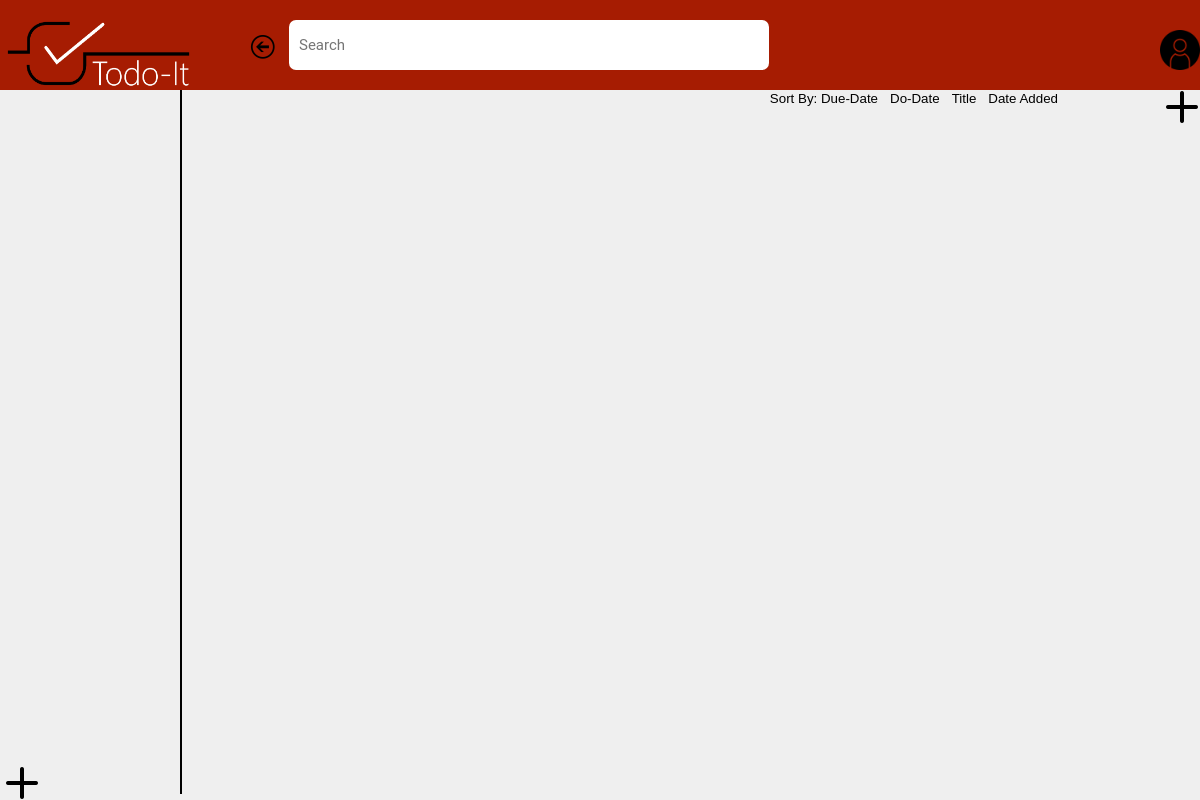
The page /task/home on the database as committed earlier.
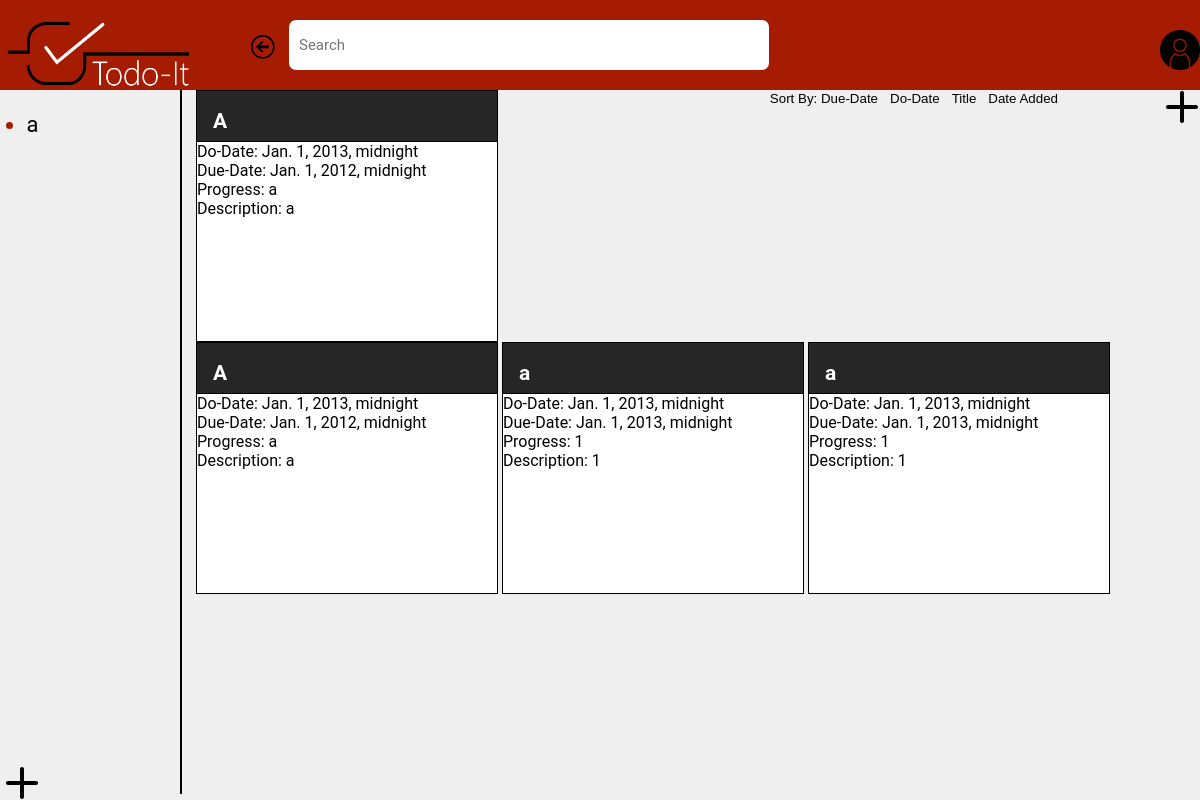
The same page on the database as committed later.
### task/models.py (models this page shows)
class Project(models.Model):
   title = models.CharField(max_length=128) #temp max length
   description = models.CharField(max_length=300, default='Add a description')
   due_date = models.DateTimeField(auto_now=False,auto_now_add=False) #can also be just DateField

class Task(models.Model):
   title = models.CharField(max_length=128) #temp max length
   description = models.CharField(max_length=300, default='Add a description')
   progress = models.CharField(max_length=20,default='Set progress')
   do_date = models.DateTimeField(auto_now=False,auto_now_add=False) #can also be just DateField
   due_date = models.DateTimeField(auto_now=False,auto_now_add=False) #can also be just DateField

### task/views.py (the view, shortened to what this page needs)
# urls.py: path('home', views.home, name='home'),
def home(request):
    form = taskform()
    form2 = projectform()
    form3 = subtaskform()
    tasks=Task.objects.all()
    projects=Project.objects.all()
    users=User.objects.all()
    return render(request, 'task/home.html', {'tasks':tasks,'projects':projects,'form': form, 'form2':form2, "form3":form3})

### task/forms.py
class taskform(forms.Form):
    title = forms.CharField(label='Title', max_length=128)
    dodate = forms.DateTimeField(label='Do-Date')
    duedate = forms.DateTimeField(label='Due-Date')
    progress = forms.CharField(label='Progress', max_length=20)
    description = forms.CharField(label='Description', max_length=100)

class projectform(forms.Form):
    title = forms.CharField(label='Title', max_length=128)
    duedate = forms.DateTimeField(label='Due-Date')

### task/templates/task/home.html (shortened to what this page needs)
<!DOCTYPE html>
<html>
    <head>
      {% load static %}
      <link rel="stylesheet" type="text/css" href="{% static 'task/css/home.css' %}">
    </head>
    <body>
        <div class="topnav">
            <a class="active" href="home"><img src="{% static 'task/images/Logo (White).png' %}" height=90px width=200px align="left"></a>
            <div class="active">
                <a class="active" href="home"><img src="{% static 'task/images/arrow.png' %}" height =25px width=25px></a>
                <input type="text" placeholder="Search">
                <a class="active" href="{% url 'login' %}"> <img src="{% static 'task/images/user.png' %}" height=40px width=40px align="right"></a>
            </div>
        </div>
        <div class = "sidenav">
                <ul id="projectList">
                    {% for result in projects %}
                    <li> <span style="color:black">{{ result.title }}</span></li>
                    {% endfor %}
                </ul>
            <button onclick="document.getElementById('id02').style.display='block'"><img src="{% static 'task/images/plus.png' %}" width=25% height=25% align="left" padding-right="1px"></button>
        </div>
        <div class = "mainWindow">
            <button onclick="document.getElementById('id01').style.display='block'"><img src="{% static 'task/images/plus.png' %}" width=25% height=25% align="right"></button>
            <button onclick="document.getElementById('sortadded').style.display='block';document.getElementById('sorttitle').style.display='none';
            document.getElementById('sortdo').style.display='none';document.getElementById('sortdue').style.display='none'">Date Added</button>
            <button onclick="document.getElementById('sortadded').style.display='none';document.getElementById('sorttitle').style.display='block';
            document.getElementById('sortdo').style.display='none';document.getElementById('sortdue').style.display='none'">Title</button>
            <button onclick="document.getElementById('sortadded').style.display='none';document.getElementById('sorttitle').style.display='none';
            document.getElementById('sortdo').style.display='block';document.getElementById('sortdue').style.display='none'">Do-Date</button>
            <button onclick="document.getElementById('sortadded').style.display='none';document.getElementById('sorttitle').style.display='none';
            document.getElementById('sortdo').style.display='none';document.getElementById('sortdue').style.display='block'">Sort By: Due-Date</button>
             <div id="sortadded" class = "sortadded">
             {% for result in tasks %}
             <div class="subprojects">
                        <header class="subprojects-title">
                        <h2>{{result.title}}</h2>
                        </header>
                        <div class="subprojects-content">
                            Do-Date: {{result.do_date}}<br/>
                            Due-Date: {{result.due_date}}<br/>
                            Progress: {{result.progress}}<br/>
                            Description: {{result.description}}<br/>
                    </div>
                </div>
             {% endfor %}
             </div>
        </div>
    </body>
</html>

### task/static/task/css/home.css (style rules this page uses)
body { margin: 0; background-color: #efefef; font-family: Roboto, sans-serif; }
.topnav { overflow: hidden; width:100%; background-color: #a61c02; }
.topnav a { color: black; padding: 15px 2px; text-decoration: none; font-size: 17px; position: relative; top: 10px; padding: 0 10px 0 50px; }
.topnav input[type=text] { width: 40%; font-family: Roboto; font-size: 15px; height: 35px; border-radius: 7px; border: none; padding: 25px 10px 25px 10px; box-sizing: border-box; }
.sidenav { position: absolute; overflow: hidden; background-color: #efefef; border-right: 2px solid black; width: 15%; height: 88%; font-size: 22px; left: 0; }
.sidenav button { background-color: Transparent; background-repeat:no-repeat; border: none; cursor:pointer; overflow: hidden; outline:none; position: fixed; bottom: 0; }
#projectList { padding-left: 1.2em; color: #a61c02; }
.mainWindow { position: absolute; left: 15%; width:84%; padding-left: 16px; }
.mainWindow button { background-color: Transparent; background-repeat:no-repeat; border: none; cursor:pointer; overflow: hidden; outline:none; float:right; }
.subprojects { display: inline-block; border: 1px solid black; width: 300px; height: 250px; background-color: #ffffff; }
.subprojects-title { border-bottom: 1px solid black; color: white; background-color: #262626; font-size: 14px; height: 50px; padding-top: 0.01em; padding-bottom: 0.01em; padding-left: 16px; padding-right: 16px; }

Rows that differ between the two databases and show on the page:
added Project: title "a"
added Task: title "A", do_date "Jan. 1, 2013, midnight", due_date "Jan. 1, 2012, midnight", progress "a", description "a"
added Task: title "A", do_date "Jan. 1, 2013, midnight", due_date "Jan. 1, 2012, midnight", progress "a", description "a"
added Task: title "a", do_date "Jan. 1, 2013, midnight", due_date "Jan. 1, 2013, midnight", progress "1", description "1"
added Task: title "a", do_date "Jan. 1, 2013, midnight", due_date "Jan. 1, 2013, midnight", progress "1", description "1"
